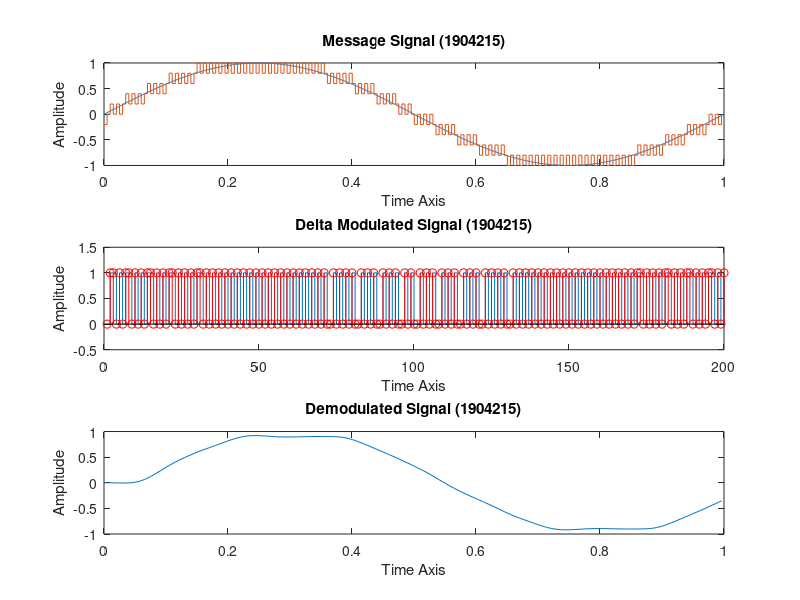

The MATLAB source for this figure: (Note: this script raises an error after producing the figure.)
clc; 
clear all; 
close all; 
pkg load signal

%Signal Parameters
A=1;
fc=1; 
t=linspace(0,1,1000);
x_t=A*sin(2*pi*fc*t);
s=.2; 

%Delta Modulation
s_t=0;
v=1;
mqc_t=0;
for i=1:5:length(t)
  if(x_t(1,i)>mqc_t(1,v))
  s_t(1,v)=1;
  mqc_t(1,v+1)=mqc_t(1,v)+s;
else
  s_t(1,v)=0;
  mqc_t(1,v+1)=mqc_t(1,v)-s;
end
t1(1,v)=t(1,i);
v=v+1;
end

subplot(3,1,1)
plot(t,x_t);
title('Message Signal (1904215)');
xlabel('Time Axis');
ylabel('Amplitude');
hold on
stairs(t1,mqc_t(2:201))

subplot(3,1,2)
stairs(s_t)
title('Delta Modulated Signal (1904215)');
xlabel('Time Axis');
ylabel('Amplitude');
hold on
stem(s_t,'r')
axis([0 200 -0.5 1.5])

%Demodulation
mq_t=0;
%Convert bit stream into steps and integrate
for i=1:length(s_t)
  if(s_t(i)==1)
  mq_t(i+1)=mq_t(i)+s;
else
  mq_t(i+1)=mq_t(i)-s;
end
end

%Filtering through LPF
[b,a]=butter(5,.1);
r_t=filter(b,a,mq_t);
subplot(3,1,3)
plot(t1,r_t(2:201))
title('Demodulated Signal (1904215)');
xlabel('Time Axis');
ylabel('Amplitude');


hold on;
xn=0; 

for i=1:l 
  if x(i)>xn(i) 
    d(i)=1; 
    xn(i+1)=xn(i)+delta; 
  else d(i)=0; xn(i+1)=xn(i)-delta; 
  end 
end 
stairs(xn) 
hold on 
for i=1:d 
  if d(i)>xn(i) 
    d(i)=0; 
    xn(i+1)=xn(i)-delta; 
  else d(i)=1; 
    xn(i+1)=xn(i)+delta; 
  end 
end 
plot(xn);
